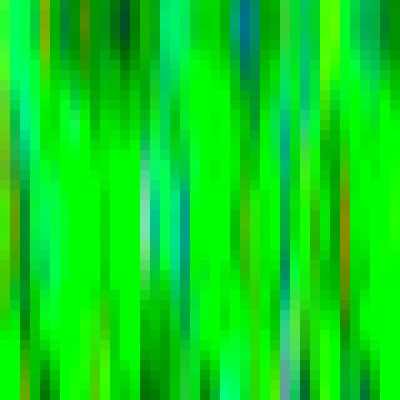
Frame 1 (no input)
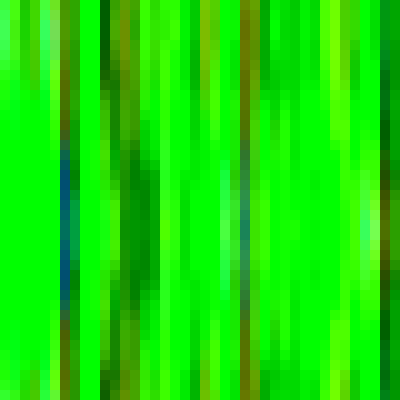
Frame 60 (the mouse pressed at the canvas centre just before this capture)
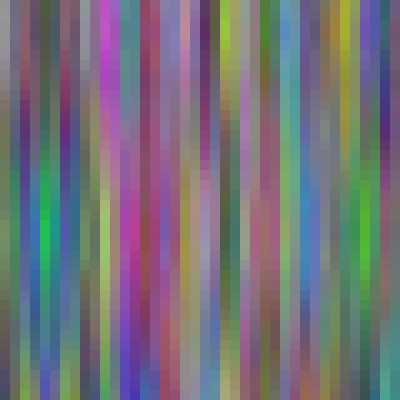
Frame 120 (the mouse held since frame 60 and released just before this capture)

The Processing sketch that drew these frames (run headless with seeded random() and noise(); from frame 60 on, the mouse is pressed at the canvas centre):

// Processing sketch: processing_106217
// ── processing_106217.pde

int ROWS = 40;
int COLS = 40;

float distort(float f, float g) {
  return (f < 0.5) ? map(f, 0, 0.5, 0, g) : map(f, 0.5, 1, g, 1);
} 

void setup() {
  size(400, 400);
  colorMode(RGB, 1);
}

void draw() {
  float t = millis() * 1e-3;
  float dx = float(width) / COLS;
  float dy = float(height) / ROWS;
  noStroke();
  for (int i = 0; i < ROWS; i++) {
    float v = 2 * float(i) / ROWS;
    for (int j = 0; j < COLS; j++) {
      float u = 20 * float(j) / COLS;
      float cR = distort(noise(u - t, v - t, 0 - t), norm(mouseX, 0, width));
      float cG = distort(noise(v - t, 0 - t, u - t), norm(mouseX + mouseY, width + height, 0));
      float cB = distort(noise(0 - t, u - t, v - t), norm(mouseY, 0, height));
      fill(cR, cG, cB);
      rect(j * dx, i * dy, dx, dy);
    }
  }
}
